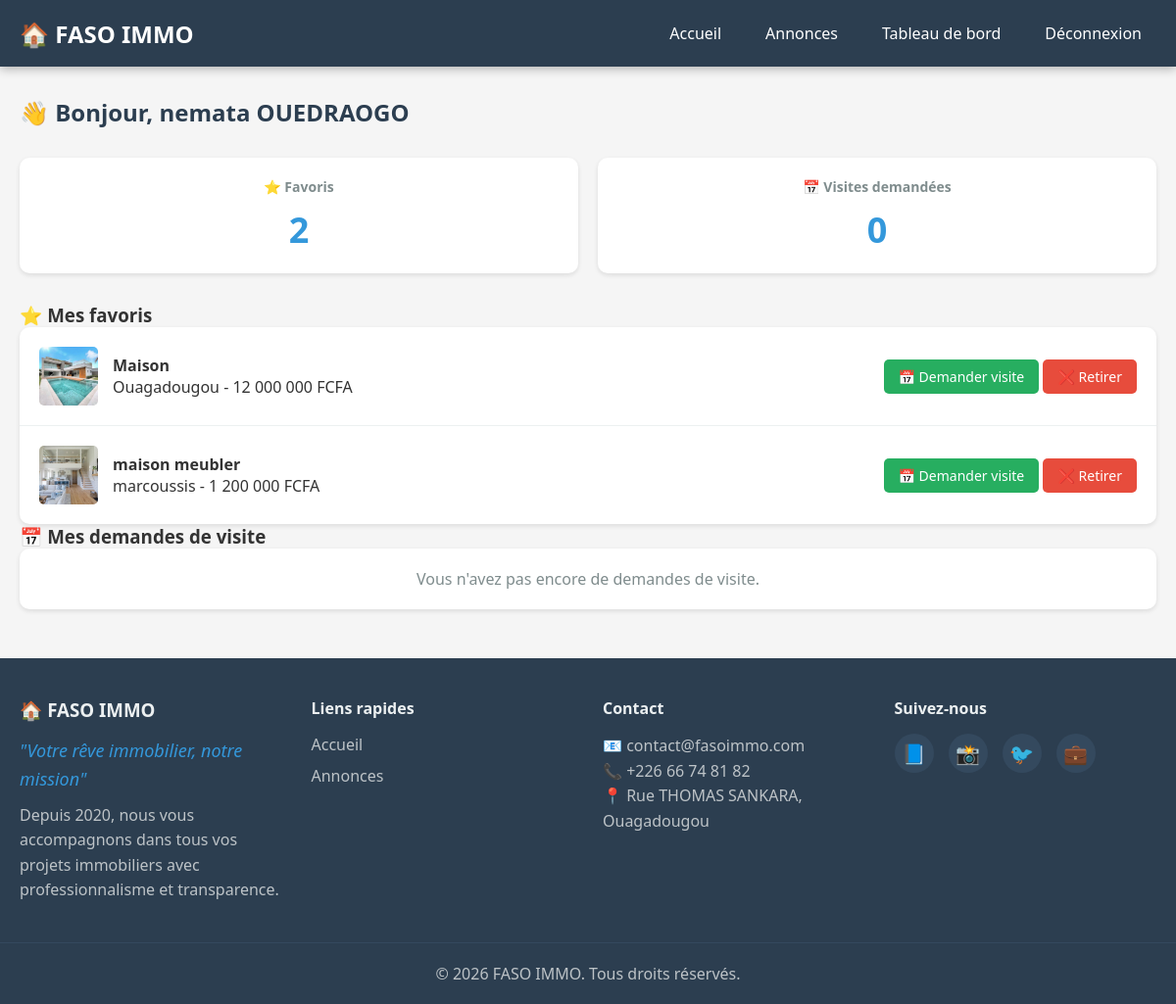
Screenshot of /immobilier/public/index.php?route=dashboard (signed in) with the database file from the repository.
### tables this page shows
CREATE TABLE IF NOT EXISTS `photos_annonce` (
  `id` int(11) NOT NULL AUTO_INCREMENT,
  `annonce_id` int(11) NOT NULL,
  `photo_path` varchar(255) NOT NULL,
  `is_principal` tinyint(1) DEFAULT '0',
  `ordre` int(11) DEFAULT '0',
  `created_at` timestamp NULL DEFAULT CURRENT_TIMESTAMP,
  PRIMARY KEY (`id`),
  KEY `idx_annonce` (`annonce_id`),
  KEY `idx_principal` (`is_principal`)
);

CREATE TABLE IF NOT EXISTS `annonces` (
  `id` int(11) NOT NULL AUTO_INCREMENT,
  `bailleur_id` int(11) NOT NULL,
  `titre` varchar(255) NOT NULL,
  `description` text,
  `type_bien` enum('location','vente','bureau','espace_vide') NOT NULL,
  `zone_geographique` varchar(200) NOT NULL,
  `prix` decimal(15,2) NOT NULL,
  `surface` int(11) DEFAULT NULL,
  `statut` enum('attente','publie','retire') DEFAULT 'attente',
  `nb_vues` int(11) DEFAULT '0',
  `date_publication` datetime DEFAULT NULL,
  `created_at` timestamp NULL DEFAULT CURRENT_TIMESTAMP,
  `updated_at` timestamp NULL DEFAULT CURRENT_TIMESTAMP ON UPDATE CURRENT_TIMESTAMP,
  PRIMARY KEY (`id`),
  KEY `bailleur_id` (`bailleur_id`),
  KEY `idx_statut` (`statut`),
  KEY `idx_type_bien` (`type_bien`),
  KEY `idx_zone` (`zone_geographique`),
  KEY `idx_date_publication` (`date_publication`)
);

### immobilier/app/Controllers/DashboardController.php (called while the page is built, shortened)
<?php
class DashboardController extends BaseController {
    private $favoriModel;
    private $visiteModel;
    public function __construct() {
        $this->favoriModel = new Favori();
        $this->visiteModel = new Visite();
    }
    public function index() {
        $userType = $_SESSION['user_type'];
        $userId = $_SESSION['user_id'];
        $data = [];
        switch ($userType) {
            case 'client':
                $data = $this->getClientDashboard($userId);
                break;
        }
        $data['user_type'] = $userType;
        $data['user_name'] = $_SESSION['user_name'];
        if (isset($_SESSION['flash_message'])) {
            $data['flash_message'] = $_SESSION['flash_message'];
            $data['flash_type'] = $_SESSION['flash_type'] ?? 'success';
        }
        $this->render('dashboard/' . $userType, $data);
    }
    private function getClientDashboard($userId) {
        $favorisCount = $this->favoriModel->countByClient($userId);
        $visitesCount = $this->visiteModel->countByClient($userId);
        $favoris = $this->favoriModel->getByClient($userId);
        $visites = $this->visiteModel->getByClient($userId);
        return [
            'favoris_count' => $favorisCount,
            'visites_count' => $visitesCount,
            'favoris' => $favoris,
            'visites' => $visites
        ];
    }
}

### immobilier/app/Config/Database.php (called while the page is built, shortened)
<?php
class Database {
    private static $instance = null;
    private $pdo;
    private function __construct() {
        try {
            $dsn = "mysql:host=" . DB_HOST . ";dbname=" . DB_NAME . ";charset=utf8mb4";
            $this->pdo = new PDO($dsn, DB_USER, DB_PASS);
            $this->pdo->setAttribute(PDO::ATTR_ERRMODE, PDO::ERRMODE_EXCEPTION);
            $this->pdo->setAttribute(PDO::ATTR_DEFAULT_FETCH_MODE, PDO::FETCH_ASSOC);
        } catch(PDOException $e) {
            die("Erreur de connexion à la base de données : " . $e->getMessage());
        }
    }
    public static function getInstance() {
        if (self::$instance === null) {
            self::$instance = new self();
        }
        return self::$instance;
    }
    public function prepare($sql) {
        return $this->pdo->prepare($sql);
    }
}

### immobilier/app/Models/Favori.php (called while the page is built, shortened)
<?php
class Favori {
    private $db;
    public function __construct() {
        $this->db = Database::getInstance();
    }
    public function getByClient($clientId) {
        $sql = "SELECT a.*, p.photo_path FROM annonces a
                JOIN favoris f ON a.id = f.annonce_id
                LEFT JOIN photos_annonce p ON a.id = p.annonce_id AND p.is_principal = 1
                WHERE f.client_id = :client_id AND a.statut = 'publie'
                ORDER BY f.created_at DESC";
        $stmt = $this->db->prepare($sql);
        $stmt->execute(['client_id' => $clientId]);
        return $stmt->fetchAll();
    }
}

### immobilier/app/Views/dashboard/client.php (the view, shortened to what this page needs)
<h2>👋 Bonjour, <?php echo htmlspecialchars($user_name); ?></h2>
<div class="dashboard-stats">
    <div class="stat-card">
        <h3>⭐ Favoris</h3>
        <div class="number"><?php echo $favoris_count ?? 0; ?></div>
    </div>
    <div class="stat-card">
        <h3>📅 Visites demandées</h3>
        <div class="number"><?php echo $visites_count ?? 0; ?></div>
    </div>
</div>
<h3>⭐ Mes favoris</h3>
<div class="annonces-list">
    <?php if (empty($favoris)): ?>
        <p style="padding: 20px; color: #7f8c8d; text-align: center;">Vous n'avez pas encore de favoris.</p>
    <?php else: ?>
        <?php foreach ($favoris as $fav): ?>
            <div class="annonce-item">
                <div style="display: flex; align-items: center; gap: 15px;">
                    <?php if (!empty($fav['photo_path']) && file_exists(UPLOAD_DIR . $fav['photo_path'])): ?>
                        <img src="<?php echo APP_URL; ?>/public/uploads/<?php echo htmlspecialchars($fav['photo_path']); ?>"
                             style="width: 60px; height: 60px; object-fit: cover; border-radius: 5px;">
                    <?php else: ?>
                        <div style="width: 60px; height: 60px; background: #ecf0f1; border-radius: 5px; display: flex; align-items: center; justify-content: center;">🏠</div>
                    <?php endif; ?>
                    <div>
                        <strong><?php echo htmlspecialchars($fav['titre']); ?></strong><br>
                        <?php echo htmlspecialchars($fav['zone_geographique']); ?> - <?php echo number_format($fav['prix'], 0, ',', ' '); ?> FCFA
                    </div>
                </div>
                <div>
                    <a href="<?php echo APP_URL; ?>/public/index.php?route=visite_demande&id=<?php echo $fav['id']; ?>" class="btn-visite">📅 Demander visite</a>
                    <a href="<?php echo APP_URL; ?>/public/index.php?route=favori_remove&id=<?php echo $fav['id']; ?>" class="btn-delete">❌ Retirer</a>
                </div>
            </div>
        <?php endforeach; ?>
    <?php endif; ?>
</div>
<h3>📅 Mes demandes de visite</h3>
<div class="annonces-list">
    <?php if (empty($visites)): ?>
        <p style="padding: 20px; color: #7f8c8d; text-align: center;">Vous n'avez pas encore de demandes de visite.</p>
    <?php endif; ?>
</div>

### immobilier/public/css/style.css (style rules this page uses)
* { margin: 0; padding: 0; box-sizing: border-box; }
body { font-family: 'Segoe UI', Tahoma, Geneva, Verdana, sans-serif; background-color: #f5f5f5; color: #333; min-height: 100vh; }
h2 { color: #2c3e50; margin-bottom: 30px; }
.btn-favori, .btn-visite, .btn-edit, .btn-delete { display: inline-block; padding: 8px 15px; text-decoration: none; border-radius: 5px; transition: opacity 0.3s; font-size: 14px; border: none; cursor: pointer; }
.btn-visite { background: #27ae60; color: white; }
.btn-delete { background: #e74c3c; color: white; }
.dashboard-stats { display: grid; grid-template-columns: repeat(auto-fit, minmax(200px, 1fr)); gap: 20px; margin-bottom: 30px; }
.stat-card { background: white; padding: 20px; border-radius: 10px; text-align: center; box-shadow: 0 2px 5px rgba(0,0,0,0.1); }
.stat-card h3 { color: #7f8c8d; font-size: 14px; margin-bottom: 10px; }
.stat-card .number { font-size: 36px; font-weight: bold; color: #3498db; }
.annonces-list { background: white; border-radius: 10px; overflow: hidden; box-shadow: 0 2px 5px rgba(0,0,0,0.1); }
.annonce-item { padding: 20px; border-bottom: 1px solid #ecf0f1; display: flex; justify-content: space-between; align-items: center; flex-wrap: wrap; gap: 15px; }
.annonce-item:last-child { border-bottom: none; }

### rows the page displays
photos_annonce: photo_path (picture), annonce.titre "Maison", annonce.zone_geographique "Ouagadougou", annonce.prix "12 000 000"
photos_annonce: photo_path (picture), annonce.titre "maison meubler", annonce.zone_geographique "marcoussis", annonce.prix "1 200 000"

### other values shown
APP_NAME "FASO IMMO"
$user_name "nemata OUEDRAOGO"
$favoris_count "2"
$visites_count "0"
str_replace(' ', '', APP_NAME) "fasoimmo"
